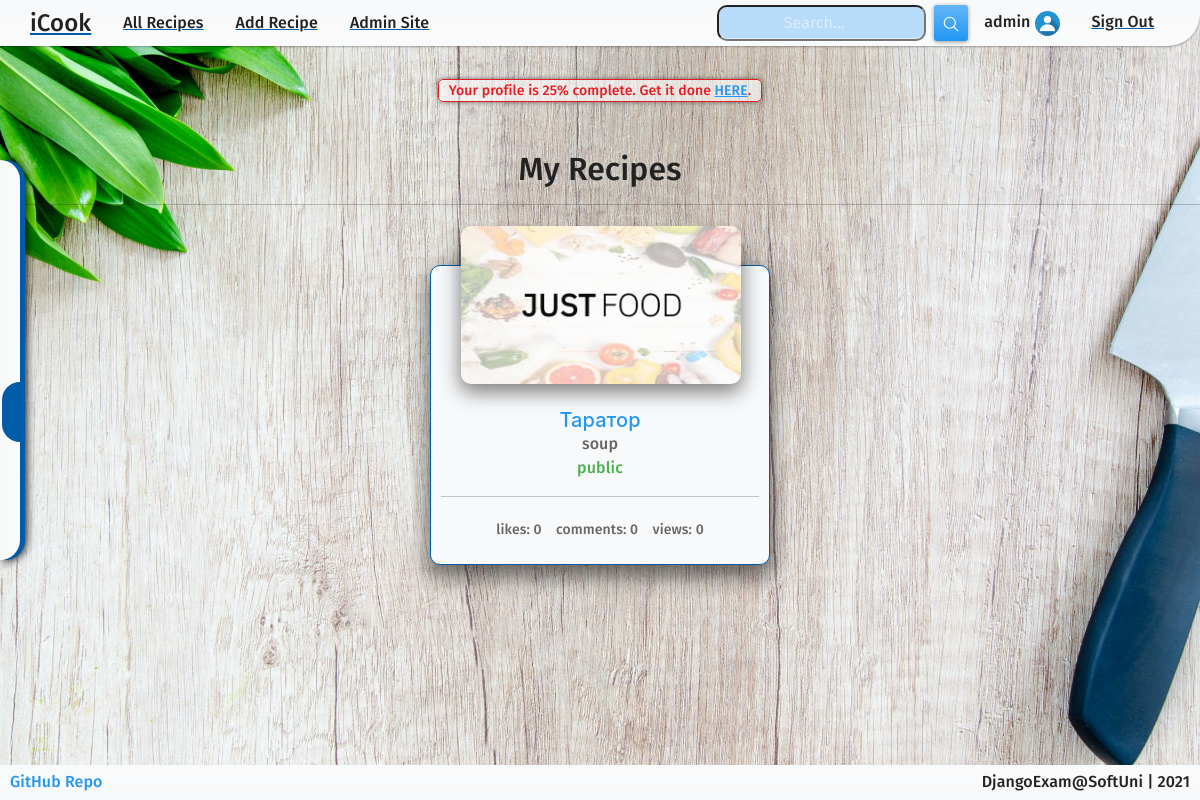
The app's page /profile/my-recipes/ (signed in), older data.
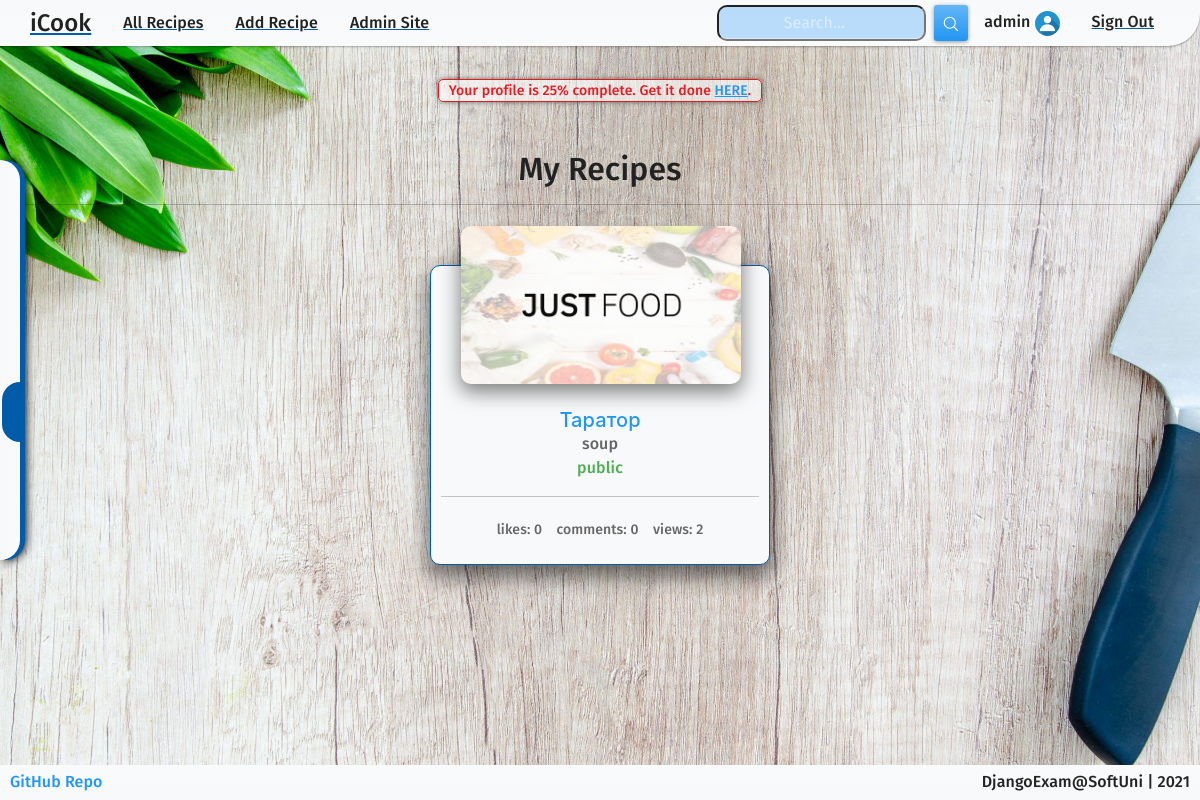
The same page, newer data.
### LetsCook/recipes/models.py (models this page shows, shortened)
class Recipe(models.Model):
    author = models.ForeignKey(
        UserModel,
        on_delete=models.CASCADE,
    )
    title = models.CharField(
        max_length=100,
        validators=[
            MinLengthValidator(3),
            validate_digits_not_in_string,
        ],
    )
    meal_type = models.CharField(
        max_length=20,
        choices=(
            MEAL_TYPES
        )
    )
    image = ResizedImageField(
        size=[680, 382],
        crop=['middle', 'center'],
        upload_to='recipes',
        blank=True,
        null=True,
    )
    description = models.CharField(
        max_length=100,
    )
    time = models.IntegerField(
        validators=[
            MinValueValidator(1),
        ]
    )
    servings = models.IntegerField(
        validators=[
            MinValueValidator(1),
        ]
    )
    preparation = models.TextField(
        max_length=1000,
    )
    vegetarian = models.BooleanField(
        default=False,
    )
    public = models.BooleanField(
        default=True,
    )
    created_on = models.DateTimeField(
        auto_now_add=True,
    )
    recipe_views = models.IntegerField(
        default=0,
    )
    class Meta:
        ordering = ['-id']

### LetsCook/profiles/views.py (the view)
# urls.py: path('my-recipes/', views.UserRecipesListView.as_view(), name='my-recipes'),
class UserRecipesListView(LoginRequiredMixin, SingleObjectMixin, ListView):
    model = UserModel
    template_name = 'profiles/my-recipes.html'
    object = None
    paginate_by = 3
    def get(self, request, *args, **kwargs):
        self.object = self.request.user
        return super().get(request, *args, **kwargs)
    def get_context_data(self, **kwargs):
        context = super().get_context_data(**kwargs)
        context['user'] = self.object
        return context
    def get_queryset(self):
        return self.object.recipe_set.all()

### LetsCook/profiles/models.py (called while the page is built)
    @property
    def progress(self):
        username = 25 if self.username else 0
        first_name = 25 if self.first_name else 0
        last_name = 25 if self.last_name else 0
        image = 25 if not self.image.name == 'profile-default.jpg' else 0
        value = username + first_name + last_name + image
        return value

### templates/profiles/my-recipes.html (shortened to what this page needs)
{% extends 'shared/base.html' %}
{% block content %}
    <h2 class="text-center mt-5 mb-3">My Recipes</h2>
    <hr>
    <div class="container">
        {% if not object_list %}
            <div class="row text-center">
                <h5>You don't have any recipes yet.</h5>
                <form>
                    <button class="btn btn-primary" formaction="{% url 'create-recipe' %}">Add Recipe</button>
                </form>
            </div>
        {% else %}
            <div class="row row-cols-auto">
                {% for recipe in object_list %}
                    <div class="col">
                        {% include 'recipes/short-details.html' with r=recipe %}
                    </div>
                {% endfor %}
            </div>
        {% endif %}
    </div>
{% endblock %}

### templates/recipes/short-details.html (shortened to what this page needs)
{% load static %}
<div class="card-container">
    <div class="new-card border-primary">
        <a href="{% url 'details-recipe' r.pk %}" class="text-decoration-none">
            <div class="imgBx">
                {% if not recipe.image %}
                    <img src="{% static 'images/food-default.png' %}" alt="image">
                {% else %}
                    <img src="{{ r.image.url }}" alt="image">
                {% endif %}
            </div>
        </a>
        <div>
            <a href="{% url 'details-recipe' r.pk %}" class="text-decoration-none">
                <h5 class="card-title text-primary center">{{ r.title|capfirst }}</h5>
            </a>
            <span class="card-subtitle text-muted center">{{ r.meal_type }}</span>
            {% if r.public %}
                <span class="card-subtitle text-success center">public</span>
            {% else %}
                <span class="card-subtitle text-danger center">private</span>
            {% endif %}
            <hr>
            <div class="container">
                <div class="row row-cols-auto justify-content-between">
                    <div class="col text-center">
                        <small class="text-muted">likes: {{ r.like_set.count }}</small>
                    </div>
                    <div class="col text-center">
                        <small class="text-muted">comments: {{ r.comment_set.count }}</small>
                    </div>
                    <div class="col text-center">
                        <small class="text-muted">views: {{ r.recipe_views }}</small>
                    </div>
                </div>
            </div>
        </div>
    </div>
</div>

Row changes from the older to the newer data that the page shows:
changed Recipe "Таратор": recipe_views "0" → "2"
